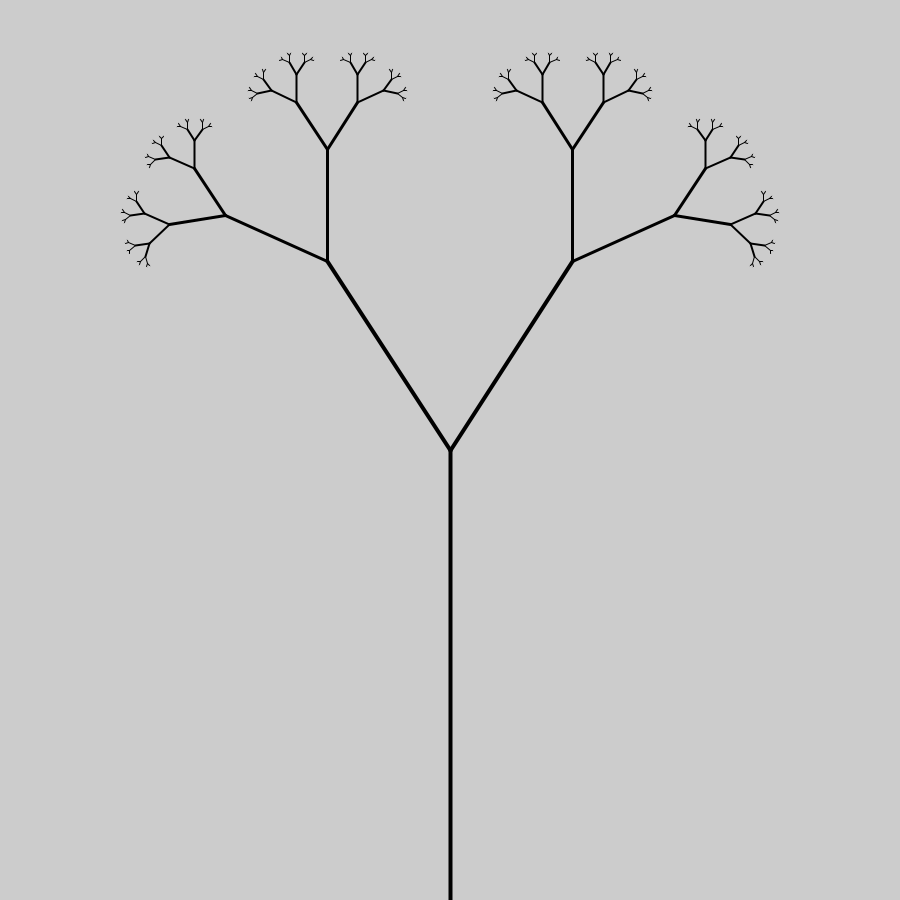
Frame 1 (no input)
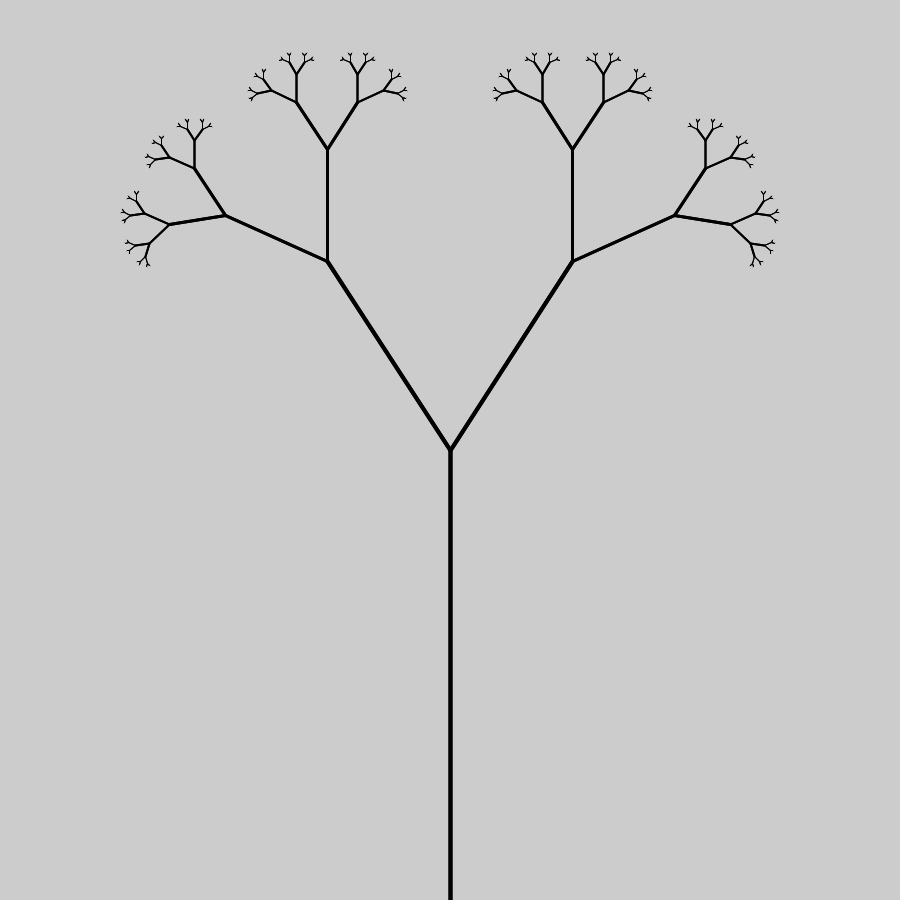
Frame 2 (the mouse pressed at the canvas centre, redrawn once)

The Processing sketch that drew these frames (run headless with seeded random() and noise(); the mouse was pressed at the canvas centre and the sketch redrawn once):

// Processing sketch: FractralTree
// ── FractralTree.pde
final int depth = 10;

void setup()
{
    size(900, 900);
}

void draw()
{
    noLoop();
    color(0);
    branch(0, height / 2, width / 2, height, width / 2, height / 2);
}

void branch(int d, int length, int x1, int y1, int x2, int y2)
{
    if(d == depth)
        return;

    int newLength = length / 2;

    d++;
    strokeWeight((depth - d) / 2);
    line(x1, y1, x2, y2);
    //right branch
    pushMatrix();
    translate(x2, y2);
    rotate(radians(33));
    branch(d, newLength, 0, 0, 0, -newLength);
    popMatrix();
    
    //left branch
    pushMatrix();
    translate(x2, y2);
    rotate(radians(-33));
    branch(d, newLength, 0, 0, 0, -newLength);
    popMatrix();
}
